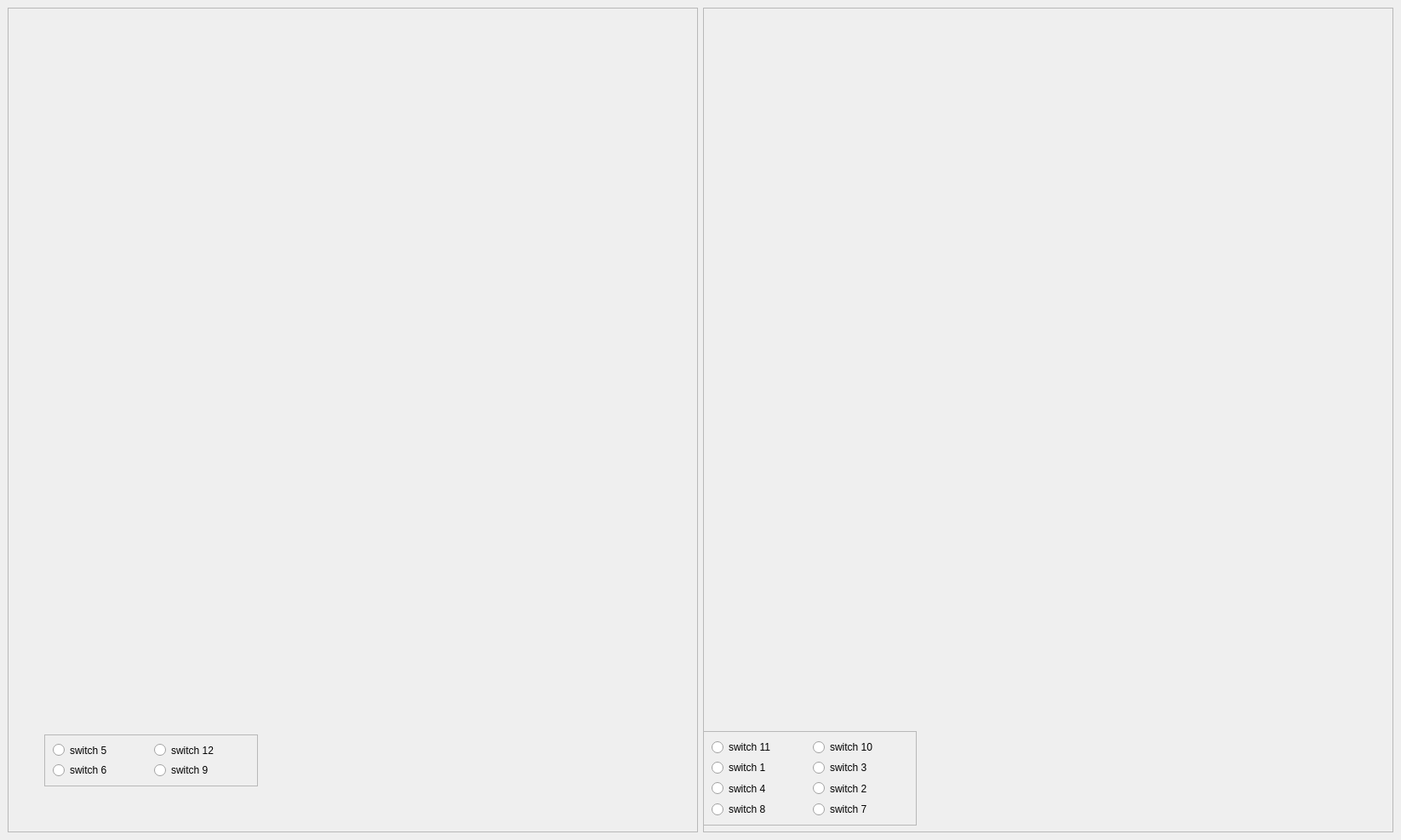
<?xml version="1.0" encoding="UTF-8"?>
<ui version="4.0">
 <class>MainWindow</class>
 <widget class="QMainWindow" name="MainWindow">
  <property name="geometry">
   <rect>
    <x>0</x>
    <y>0</y>
    <width>1646</width>
    <height>987</height>
   </rect>
  </property>
  <property name="windowTitle">
   <string>MainWindow</string>
  </property>
  <widget class="QWidget" name="centralwidget">
   <layout class="QGridLayout" name="gridLayout">
    <item row="0" column="0">
     <layout class="QHBoxLayout" name="horizontalLayout">
      <item>
       <widget class="QFrame" name="left_front_boardFrame">
        <property name="frameShape">
         <enum>QFrame::StyledPanel</enum>
        </property>
        <property name="frameShadow">
         <enum>QFrame::Raised</enum>
        </property>
        <widget class="QLabel" name="front_without_switches">
         <property name="geometry">
          <rect>
           <x>0</x>
           <y>0</y>
           <width>800</width>
           <height>851</height>
          </rect>
         </property>
         <property name="text">
          <string/>
         </property>
         <property name="pixmap">
          <pixmap>images/front_without_switches.jpg</pixmap>
         </property>
         <property name="alignment">
          <set>Qt::AlignCenter</set>
         </property>
        </widget>
        <widget class="QLabel" name="sw_5">
         <property name="enabled">
          <bool>true</bool>
         </property>
         <property name="geometry">
          <rect>
           <x>0</x>
           <y>0</y>
           <width>319</width>
           <height>172</height>
          </rect>
         </property>
         <property name="text">
          <string/>
         </property>
         <property name="pixmap">
          <pixmap>images/sw_5.png</pixmap>
         </property>
         <property name="scaledContents">
          <bool>false</bool>
         </property>
         <property name="alignment">
          <set>Qt::AlignLeading|Qt::AlignLeft|Qt::AlignTop</set>
         </property>
        </widget>
        <widget class="QLabel" name="sw_12">
         <property name="enabled">
          <bool>true</bool>
         </property>
         <property name="geometry">
          <rect>
           <x>400</x>
           <y>0</y>
           <width>400</width>
           <height>155</height>
          </rect>
         </property>
         <property name="text">
          <string/>
         </property>
         <property name="pixmap">
          <pixmap>images/sw_12.png</pixmap>
         </property>
         <property name="scaledContents">
          <bool>false</bool>
         </property>
         <property name="alignment">
          <set>Qt::AlignRight|Qt::AlignTop|Qt::AlignTrailing</set>
         </property>
        </widget>
        <widget class="QLabel" name="sw_6">
         <property name="geometry">
          <rect>
           <x>0</x>
           <y>720</y>
           <width>411</width>
           <height>131</height>
          </rect>
         </property>
         <property name="text">
          <string/>
         </property>
         <property name="pixmap">
          <pixmap>images/sw_6.jpg</pixmap>
         </property>
         <property name="scaledContents">
          <bool>false</bool>
         </property>
         <property name="alignment">
          <set>Qt::AlignBottom|Qt::AlignLeading|Qt::AlignLeft</set>
         </property>
        </widget>
        <widget class="QLabel" name="sw_9">
         <property name="geometry">
          <rect>
           <x>400</x>
           <y>710</y>
           <width>401</width>
           <height>141</height>
          </rect>
         </property>
         <property name="text">
          <string/>
         </property>
         <property name="pixmap">
          <pixmap>images/sw_9.png</pixmap>
         </property>
         <property name="scaledContents">
          <bool>false</bool>
         </property>
         <property name="alignment">
          <set>Qt::AlignBottom|Qt::AlignRight|Qt::AlignTrailing</set>
         </property>
        </widget>
        <widget class="QLabel" name="sw_5_on">
         <property name="enabled">
          <bool>true</bool>
         </property>
         <property name="geometry">
          <rect>
           <x>0</x>
           <y>0</y>
           <width>319</width>
           <height>172</height>
          </rect>
         </property>
         <property name="text">
          <string/>
         </property>
         <property name="pixmap">
          <pixmap>images/sw_5_on.png</pixmap>
         </property>
        </widget>
        <widget class="QLabel" name="sw_5_off">
         <property name="geometry">
          <rect>
           <x>0</x>
           <y>0</y>
           <width>331</width>
           <height>172</height>
          </rect>
         </property>
         <property name="text">
          <string/>
         </property>
         <property name="pixmap">
          <pixmap>images/sw_5_off.png</pixmap>
         </property>
        </widget>
        <widget class="QFrame" name="indicatorsFrame">
         <property name="geometry">
          <rect>
           <x>43</x>
           <y>854</y>
           <width>251</width>
           <height>61</height>
          </rect>
         </property>
         <property name="frameShape">
          <enum>QFrame::StyledPanel</enum>
         </property>
         <property name="frameShadow">
          <enum>QFrame::Raised</enum>
         </property>
         <layout class="QGridLayout" name="gridLayout_2">
          <item row="1" column="0">
           <widget class="QRadioButton" name="radio_sw_5">
            <property name="text">
             <string>switch 5</string>
            </property>
            <property name="autoExclusive">
             <bool>false</bool>
            </property>
           </widget>
          </item>
          <item row="2" column="0">
           <widget class="QRadioButton" name="radio_sw_6">
            <property name="text">
             <string>switch 6</string>
            </property>
            <property name="autoExclusive">
             <bool>false</bool>
            </property>
           </widget>
          </item>
          <item row="2" column="1">
           <widget class="QRadioButton" name="radio_sw_9">
            <property name="text">
             <string>switch 9</string>
            </property>
            <property name="autoExclusive">
             <bool>false</bool>
            </property>
           </widget>
          </item>
          <item row="1" column="1">
           <widget class="QRadioButton" name="radio_sw_12">
            <property name="text">
             <string>switch 12</string>
            </property>
            <property name="autoExclusive">
             <bool>false</bool>
            </property>
           </widget>
          </item>
         </layout>
        </widget>
        <widget class="QLabel" name="sw_12_on">
         <property name="geometry">
          <rect>
           <x>400</x>
           <y>0</y>
           <width>400</width>
           <height>155</height>
          </rect>
         </property>
         <property name="text">
          <string/>
         </property>
         <property name="pixmap">
          <pixmap>images/sw_12_on.png</pixmap>
         </property>
        </widget>
        <widget class="QLabel" name="sw_12_off">
         <property name="geometry">
          <rect>
           <x>400</x>
           <y>0</y>
           <width>400</width>
           <height>155</height>
          </rect>
         </property>
         <property name="text">
          <string/>
         </property>
         <property name="pixmap">
          <pixmap>images/sw_12_off.png</pixmap>
         </property>
        </widget>
        <widget class="QLabel" name="sw_6_on">
         <property name="geometry">
          <rect>
           <x>0</x>
           <y>720</y>
           <width>411</width>
           <height>131</height>
          </rect>
         </property>
         <property name="text">
          <string/>
         </property>
         <property name="pixmap">
          <pixmap>images/sw_6_on.png</pixmap>
         </property>
         <property name="scaledContents">
          <bool>false</bool>
         </property>
         <property name="alignment">
          <set>Qt::AlignBottom|Qt::AlignLeading|Qt::AlignLeft</set>
         </property>
        </widget>
        <widget class="QLabel" name="sw_6_off">
         <property name="geometry">
          <rect>
           <x>0</x>
           <y>720</y>
           <width>411</width>
           <height>131</height>
          </rect>
         </property>
         <property name="text">
          <string/>
         </property>
         <property name="pixmap">
          <pixmap>images/sw_6_off.png</pixmap>
         </property>
         <property name="scaledContents">
          <bool>false</bool>
         </property>
         <property name="alignment">
          <set>Qt::AlignBottom|Qt::AlignLeading|Qt::AlignLeft</set>
         </property>
        </widget>
        <widget class="QLabel" name="sw_9_on">
         <property name="geometry">
          <rect>
           <x>400</x>
           <y>710</y>
           <width>401</width>
           <height>141</height>
          </rect>
         </property>
         <property name="text">
          <string/>
         </property>
         <property name="pixmap">
          <pixmap>images/sw_9_on.png</pixmap>
         </property>
         <property name="scaledContents">
          <bool>false</bool>
         </property>
         <property name="alignment">
          <set>Qt::AlignBottom|Qt::AlignRight|Qt::AlignTrailing</set>
         </property>
        </widget>
        <widget class="QLabel" name="sw_9_off">
         <property name="geometry">
          <rect>
           <x>400</x>
           <y>710</y>
           <width>401</width>
           <height>141</height>
          </rect>
         </property>
         <property name="text">
          <string/>
         </property>
         <property name="pixmap">
          <pixmap>images/sw_9_off.png</pixmap>
         </property>
         <property name="scaledContents">
          <bool>false</bool>
         </property>
         <property name="alignment">
          <set>Qt::AlignBottom|Qt::AlignRight|Qt::AlignTrailing</set>
         </property>
        </widget>
       </widget>
      </item>
      <item>
       <widget class="QFrame" name="right_front_boardFrame">
        <property name="frameShape">
         <enum>QFrame::StyledPanel</enum>
        </property>
        <property name="frameShadow">
         <enum>QFrame::Raised</enum>
        </property>
        <widget class="QLabel" name="back_without_switches_2">
         <property name="enabled">
          <bool>true</bool>
         </property>
         <property name="geometry">
          <rect>
           <x>0</x>
           <y>0</y>
           <width>761</width>
           <height>851</height>
          </rect>
         </property>
         <property name="text">
          <string/>
         </property>
         <property name="pixmap">
          <pixmap>images/back_without_switches.jpg.png</pixmap>
         </property>
         <property name="alignment">
          <set>Qt::AlignCenter</set>
         </property>
        </widget>
        <widget class="QLabel" name="sw_11">
         <property name="enabled">
          <bool>true</bool>
         </property>
         <property name="geometry">
          <rect>
           <x>0</x>
           <y>0</y>
           <width>295</width>
           <height>126</height>
          </rect>
         </property>
         <property name="text">
          <string/>
         </property>
         <property name="pixmap">
          <pixmap>images/sw_11.png</pixmap>
         </property>
         <property name="scaledContents">
          <bool>false</bool>
         </property>
         <property name="alignment">
          <set>Qt::AlignLeading|Qt::AlignLeft|Qt::AlignTop</set>
         </property>
        </widget>
        <widget class="QLabel" name="sw_11_on">
         <property name="enabled">
          <bool>true</bool>
         </property>
         <property name="geometry">
          <rect>
           <x>0</x>
           <y>0</y>
           <width>295</width>
           <height>126</height>
          </rect>
         </property>
         <property name="text">
          <string/>
         </property>
         <property name="pixmap">
          <pixmap>images/sw_11_on.png</pixmap>
         </property>
         <property name="scaledContents">
          <bool>false</bool>
         </property>
         <property name="alignment">
          <set>Qt::AlignLeading|Qt::AlignLeft|Qt::AlignTop</set>
         </property>
        </widget>
        <widget class="QLabel" name="sw_11_off">
         <property name="enabled">
          <bool>true</bool>
         </property>
         <property name="geometry">
          <rect>
           <x>0</x>
           <y>0</y>
           <width>295</width>
           <height>126</height>
          </rect>
         </property>
         <property name="text">
          <string/>
         </property>
         <property name="pixmap">
          <pixmap>images/sw_11_off.png</pixmap>
         </property>
         <property name="scaledContents">
          <bool>false</bool>
         </property>
         <property name="alignment">
          <set>Qt::AlignLeading|Qt::AlignLeft|Qt::AlignTop</set>
         </property>
        </widget>
        <widget class="QLabel" name="sw_10">
         <property name="enabled">
          <bool>true</bool>
         </property>
         <property name="geometry">
          <rect>
           <x>450</x>
           <y>0</y>
           <width>311</width>
           <height>117</height>
          </rect>
         </property>
         <property name="text">
          <string/>
         </property>
         <property name="pixmap">
          <pixmap>images/sw_10.png</pixmap>
         </property>
         <property name="scaledContents">
          <bool>false</bool>
         </property>
         <property name="alignment">
          <set>Qt::AlignLeading|Qt::AlignLeft|Qt::AlignTop</set>
         </property>
        </widget>
        <widget class="QLabel" name="white">
         <property name="geometry">
          <rect>
           <x>433</x>
           <y>-5</y>
           <width>21</width>
           <height>131</height>
          </rect>
         </property>
         <property name="text">
          <string/>
         </property>
         <property name="pixmap">
          <pixmap>images/white.png</pixmap>
         </property>
        </widget>
        <widget class="QLabel" name="sw_10_on">
         <property name="enabled">
          <bool>true</bool>
         </property>
         <property name="geometry">
          <rect>
           <x>450</x>
           <y>10</y>
           <width>311</width>
           <height>117</height>
          </rect>
         </property>
         <property name="text">
          <string/>
         </property>
         <property name="pixmap">
          <pixmap>images/sw_10_on.png</pixmap>
         </property>
         <property name="scaledContents">
          <bool>false</bool>
         </property>
         <property name="alignment">
          <set>Qt::AlignLeading|Qt::AlignLeft|Qt::AlignTop</set>
         </property>
        </widget>
        <widget class="QLabel" name="sw_10_off">
         <property name="enabled">
          <bool>true</bool>
         </property>
         <property name="geometry">
          <rect>
           <x>450</x>
           <y>10</y>
           <width>311</width>
           <height>117</height>
          </rect>
         </property>
         <property name="text">
          <string/>
         </property>
         <property name="pixmap">
          <pixmap>images/sw_10_off.png</pixmap>
         </property>
         <property name="scaledContents">
          <bool>false</bool>
         </property>
         <property name="alignment">
          <set>Qt::AlignLeading|Qt::AlignLeft|Qt::AlignTop</set>
         </property>
        </widget>
        <widget class="QLabel" name="sw_1">
         <property name="enabled">
          <bool>true</bool>
         </property>
         <property name="geometry">
          <rect>
           <x>0</x>
           <y>120</y>
           <width>191</width>
           <height>81</height>
          </rect>
         </property>
         <property name="text">
          <string/>
         </property>
         <property name="pixmap">
          <pixmap>images/sw_1.png</pixmap>
         </property>
         <property name="scaledContents">
          <bool>true</bool>
         </property>
         <property name="alignment">
          <set>Qt::AlignLeading|Qt::AlignLeft|Qt::AlignTop</set>
         </property>
        </widget>
        <widget class="QLabel" name="sw_1_on">
         <property name="enabled">
          <bool>true</bool>
         </property>
         <property name="geometry">
          <rect>
           <x>0</x>
           <y>120</y>
           <width>191</width>
           <height>81</height>
          </rect>
         </property>
         <property name="text">
          <string/>
         </property>
         <property name="pixmap">
          <pixmap>images/sw_1_on.png</pixmap>
         </property>
         <property name="scaledContents">
          <bool>true</bool>
         </property>
         <property name="alignment">
          <set>Qt::AlignLeading|Qt::AlignLeft|Qt::AlignTop</set>
         </property>
        </widget>
        <widget class="QLabel" name="sw_1_off">
         <property name="enabled">
          <bool>true</bool>
         </property>
         <property name="geometry">
          <rect>
           <x>0</x>
           <y>120</y>
           <width>191</width>
           <height>81</height>
          </rect>
         </property>
         <property name="text">
          <string/>
         </property>
         <property name="pixmap">
          <pixmap>images/sw_1_off.png</pixmap>
         </property>
         <property name="scaledContents">
          <bool>true</bool>
         </property>
         <property name="alignment">
          <set>Qt::AlignLeading|Qt::AlignLeft|Qt::AlignTop</set>
         </property>
        </widget>
        <widget class="QLabel" name="sw_3">
         <property name="enabled">
          <bool>true</bool>
         </property>
         <property name="geometry">
          <rect>
           <x>450</x>
           <y>120</y>
           <width>311</width>
           <height>115</height>
          </rect>
         </property>
         <property name="text">
          <string/>
         </property>
         <property name="pixmap">
          <pixmap>images/sw_3.png</pixmap>
         </property>
         <property name="scaledContents">
          <bool>true</bool>
         </property>
         <property name="alignment">
          <set>Qt::AlignLeading|Qt::AlignLeft|Qt::AlignTop</set>
         </property>
        </widget>
        <widget class="QLabel" name="sw_3_on">
         <property name="enabled">
          <bool>true</bool>
         </property>
         <property name="geometry">
          <rect>
           <x>450</x>
           <y>120</y>
           <width>311</width>
           <height>115</height>
          </rect>
         </property>
         <property name="text">
          <string/>
         </property>
         <property name="pixmap">
          <pixmap>images/sw_3_on.png</pixmap>
         </property>
         <property name="scaledContents">
          <bool>true</bool>
         </property>
         <property name="alignment">
          <set>Qt::AlignLeading|Qt::AlignLeft|Qt::AlignTop</set>
         </property>
        </widget>
        <widget class="QLabel" name="sw_3_off">
         <property name="enabled">
          <bool>true</bool>
         </property>
         <property name="geometry">
          <rect>
           <x>450</x>
           <y>120</y>
           <width>311</width>
           <height>115</height>
          </rect>
         </property>
         <property name="text">
          <string/>
         </property>
         <property name="pixmap">
          <pixmap>images/sw_3_off.png</pixmap>
         </property>
         <property name="scaledContents">
          <bool>true</bool>
         </property>
         <property name="alignment">
          <set>Qt::AlignLeading|Qt::AlignLeft|Qt::AlignTop</set>
         </property>
        </widget>
        <widget class="QLabel" name="sw_8">
         <property name="enabled">
          <bool>true</bool>
         </property>
         <property name="geometry">
          <rect>
           <x>0</x>
           <y>730</y>
           <width>303</width>
           <height>121</height>
          </rect>
         </property>
         <property name="text">
          <string/>
         </property>
         <property name="pixmap">
          <pixmap>images/sw_8.png</pixmap>
         </property>
         <property name="scaledContents">
          <bool>true</bool>
         </property>
         <property name="alignment">
          <set>Qt::AlignLeading|Qt::AlignLeft|Qt::AlignTop</set>
         </property>
        </widget>
        <widget class="QLabel" name="sw_8_on">
         <property name="enabled">
          <bool>true</bool>
         </property>
         <property name="geometry">
          <rect>
           <x>0</x>
           <y>730</y>
           <width>303</width>
           <height>121</height>
          </rect>
         </property>
         <property name="text">
          <string/>
         </property>
         <property name="pixmap">
          <pixmap>images/sw_8_on.png</pixmap>
         </property>
         <property name="scaledContents">
          <bool>true</bool>
         </property>
         <property name="alignment">
          <set>Qt::AlignLeading|Qt::AlignLeft|Qt::AlignTop</set>
         </property>
        </widget>
        <widget class="QLabel" name="sw_8_off">
         <property name="enabled">
          <bool>true</bool>
         </property>
         <property name="geometry">
          <rect>
           <x>0</x>
           <y>730</y>
           <width>311</width>
           <height>121</height>
          </rect>
         </property>
         <property name="text">
          <string/>
         </property>
         <property name="pixmap">
          <pixmap>images/sw_8_off.png</pixmap>
         </property>
         <property name="scaledContents">
          <bool>true</bool>
         </property>
         <property name="alignment">
          <set>Qt::AlignLeading|Qt::AlignLeft|Qt::AlignTop</set>
         </property>
        </widget>
        <widget class="QLabel" name="sw_7">
         <property name="enabled">
          <bool>true</bool>
         </property>
         <property name="geometry">
          <rect>
           <x>440</x>
           <y>730</y>
           <width>321</width>
           <height>121</height>
          </rect>
         </property>
         <property name="text">
          <string/>
         </property>
         <property name="pixmap">
          <pixmap>images/sw_7.png</pixmap>
         </property>
         <property name="scaledContents">
          <bool>false</bool>
         </property>
         <property name="alignment">
          <set>Qt::AlignLeading|Qt::AlignLeft|Qt::AlignTop</set>
         </property>
        </widget>
        <widget class="QLabel" name="sw_7_on">
         <property name="enabled">
          <bool>true</bool>
         </property>
         <property name="geometry">
          <rect>
           <x>440</x>
           <y>730</y>
           <width>321</width>
           <height>121</height>
          </rect>
         </property>
         <property name="text">
          <string/>
         </property>
         <property name="pixmap">
          <pixmap>images/sw_7_on.png</pixmap>
         </property>
         <property name="scaledContents">
          <bool>false</bool>
         </property>
         <property name="alignment">
          <set>Qt::AlignLeading|Qt::AlignLeft|Qt::AlignTop</set>
         </property>
        </widget>
        <widget class="QLabel" name="sw_7_off">
         <property name="enabled">
          <bool>true</bool>
         </property>
         <property name="geometry">
          <rect>
           <x>440</x>
           <y>730</y>
           <width>321</width>
           <height>121</height>
          </rect>
         </property>
         <property name="text">
          <string/>
         </property>
         <property name="pixmap">
          <pixmap>images/sw_7_off.png</pixmap>
         </property>
         <property name="scaledContents">
          <bool>false</bool>
         </property>
         <property name="alignment">
          <set>Qt::AlignLeading|Qt::AlignLeft|Qt::AlignTop</set>
         </property>
        </widget>
        <widget class="QLabel" name="sw_2">
         <property name="enabled">
          <bool>true</bool>
         </property>
         <property name="geometry">
          <rect>
           <x>462</x>
           <y>660</y>
           <width>301</width>
           <height>91</height>
          </rect>
         </property>
         <property name="text">
          <string/>
         </property>
         <property name="pixmap">
          <pixmap>images/sw_2.png</pixmap>
         </property>
         <property name="scaledContents">
          <bool>true</bool>
         </property>
         <property name="alignment">
          <set>Qt::AlignLeading|Qt::AlignLeft|Qt::AlignTop</set>
         </property>
        </widget>
        <widget class="QLabel" name="sw_2_on">
         <property name="enabled">
          <bool>true</bool>
         </property>
         <property name="geometry">
          <rect>
           <x>460</x>
           <y>660</y>
           <width>301</width>
           <height>91</height>
          </rect>
         </property>
         <property name="text">
          <string/>
         </property>
         <property name="pixmap">
          <pixmap>images/sw_2_on.png</pixmap>
         </property>
         <property name="scaledContents">
          <bool>true</bool>
         </property>
         <property name="alignment">
          <set>Qt::AlignLeading|Qt::AlignLeft|Qt::AlignTop</set>
         </property>
        </widget>
        <widget class="QLabel" name="sw_2_off">
         <property name="enabled">
          <bool>true</bool>
         </property>
         <property name="geometry">
          <rect>
           <x>460</x>
           <y>660</y>
           <width>301</width>
           <height>91</height>
          </rect>
         </property>
         <property name="text">
          <string/>
         </property>
         <property name="pixmap">
          <pixmap>images/sw_2_off.png</pixmap>
         </property>
         <property name="scaledContents">
          <bool>true</bool>
         </property>
         <property name="alignment">
          <set>Qt::AlignLeading|Qt::AlignLeft|Qt::AlignTop</set>
         </property>
        </widget>
        <widget class="QLabel" name="sw_4">
         <property name="enabled">
          <bool>true</bool>
         </property>
         <property name="geometry">
          <rect>
           <x>0</x>
           <y>620</y>
           <width>317</width>
           <height>121</height>
          </rect>
         </property>
         <property name="text">
          <string/>
         </property>
         <property name="pixmap">
          <pixmap>images/sw_4.png</pixmap>
         </property>
         <property name="scaledContents">
          <bool>true</bool>
         </property>
         <property name="alignment">
          <set>Qt::AlignLeading|Qt::AlignLeft|Qt::AlignTop</set>
         </property>
        </widget>
        <widget class="QLabel" name="sw_4_on">
         <property name="enabled">
          <bool>true</bool>
         </property>
         <property name="geometry">
          <rect>
           <x>0</x>
           <y>620</y>
           <width>317</width>
           <height>121</height>
          </rect>
         </property>
         <property name="text">
          <string/>
         </property>
         <property name="pixmap">
          <pixmap>images/sw_4_on.png</pixmap>
         </property>
         <property name="scaledContents">
          <bool>true</bool>
         </property>
         <property name="alignment">
          <set>Qt::AlignLeading|Qt::AlignLeft|Qt::AlignTop</set>
         </property>
        </widget>
        <widget class="QLabel" name="sw_4_off">
         <property name="enabled">
          <bool>true</bool>
         </property>
         <property name="geometry">
          <rect>
           <x>0</x>
           <y>610</y>
           <width>317</width>
           <height>121</height>
          </rect>
         </property>
         <property name="text">
          <string/>
         </property>
         <property name="pixmap">
          <pixmap>images/sw_4_off.png</pixmap>
         </property>
         <property name="scaledContents">
          <bool>true</bool>
         </property>
         <property name="alignment">
          <set>Qt::AlignLeading|Qt::AlignLeft|Qt::AlignTop</set>
         </property>
        </widget>
        <widget class="QFrame" name="indicatorsFrame_2">
         <property name="geometry">
          <rect>
           <x>0</x>
           <y>850</y>
           <width>251</width>
           <height>111</height>
          </rect>
         </property>
         <property name="frameShape">
          <enum>QFrame::StyledPanel</enum>
         </property>
         <property name="frameShadow">
          <enum>QFrame::Raised</enum>
         </property>
         <layout class="QGridLayout" name="gridLayout_3">
          <item row="3" column="0">
           <widget class="QRadioButton" name="radio_sw_1">
            <property name="text">
             <string>switch 1</string>
            </property>
            <property name="autoExclusive">
             <bool>false</bool>
            </property>
           </widget>
          </item>
          <item row="1" column="0">
           <widget class="QRadioButton" name="radio_sw_11">
            <property name="text">
             <string>switch 11</string>
            </property>
            <property name="autoExclusive">
             <bool>false</bool>
            </property>
           </widget>
          </item>
          <item row="4" column="0">
           <widget class="QRadioButton" name="radio_sw_4">
            <property name="text">
             <string>switch 4</string>
            </property>
           </widget>
          </item>
          <item row="1" column="1">
           <widget class="QRadioButton" name="radio_sw_10">
            <property name="text">
             <string>switch 10</string>
            </property>
            <property name="autoExclusive">
             <bool>false</bool>
            </property>
           </widget>
          </item>
          <item row="3" column="1">
           <widget class="QRadioButton" name="radio_sw_3">
            <property name="text">
             <string>switch 3</string>
            </property>
            <property name="autoExclusive">
             <bool>false</bool>
            </property>
           </widget>
          </item>
          <item row="5" column="0">
           <widget class="QRadioButton" name="radio_sw_8">
            <property name="text">
             <string>switch 8</string>
            </property>
           </widget>
          </item>
          <item row="4" column="1">
           <widget class="QRadioButton" name="radio_sw_2">
            <property name="text">
             <string>switch 2</string>
            </property>
           </widget>
          </item>
          <item row="5" column="1">
           <widget class="QRadioButton" name="radio_sw_7">
            <property name="text">
             <string>switch 7</string>
            </property>
           </widget>
          </item>
         </layout>
        </widget>
        <zorder>sw_4</zorder>
        <zorder>back_without_switches_2</zorder>
        <zorder>sw_11</zorder>
        <zorder>sw_11_on</zorder>
        <zorder>sw_11_off</zorder>
        <zorder>sw_10</zorder>
        <zorder>white</zorder>
        <zorder>sw_10_on</zorder>
        <zorder>sw_10_off</zorder>
        <zorder>sw_1</zorder>
        <zorder>sw_1_on</zorder>
        <zorder>sw_1_off</zorder>
        <zorder>sw_3</zorder>
        <zorder>sw_3_on</zorder>
        <zorder>sw_3_off</zorder>
        <zorder>sw_8</zorder>
        <zorder>sw_7</zorder>
        <zorder>sw_7_on</zorder>
        <zorder>sw_7_off</zorder>
        <zorder>sw_2</zorder>
        <zorder>sw_2_on</zorder>
        <zorder>sw_2_off</zorder>
        <zorder>sw_4_on</zorder>
        <zorder>sw_8_off</zorder>
        <zorder>sw_4_off</zorder>
        <zorder>sw_8_on</zorder>
        <zorder>indicatorsFrame_2</zorder>
       </widget>
      </item>
     </layout>
    </item>
   </layout>
  </widget>
 </widget>
 <resources/>
 <connections/>
</ui>
